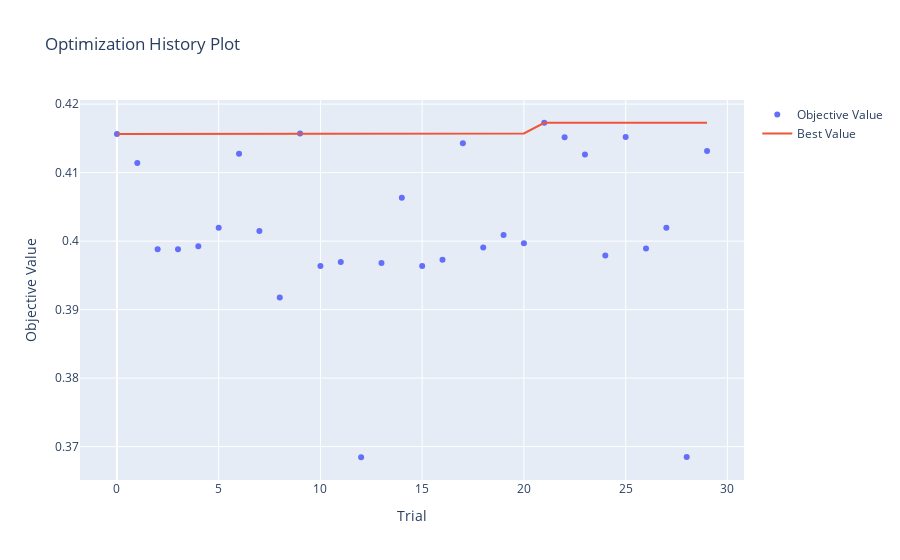

Source (notebook cell):
### Code cell
visualizations['optimization_history']

### Figure 1 — Plotly figure (JSON) as saved in the notebook; plotly's stock layout.template omitted (floating-point values rounded to 4 significant figures)
{"data": [{"mode": "markers", "name": "Objective Value", "type": "scatter", "x": [0, 1, 2, 3, 4, 5, 6, 7, 8, 9, 10, 11, 12, 13, 14, 15, 16, 17, 18, 19, 20, 21, 22, 23, 24, 25, 26, 27, 28, 29], "y": [0.4156, 0.4114, 0.3988, 0.3988, 0.3993, 0.402, 0.4128, 0.4015, 0.3918, 0.4157, 0.3964, 0.3969, 0.3684, 0.3968, 0.4063, 0.3964, 0.3973, 0.4143, 0.3991, 0.4009, 0.3997, 0.4173, 0.4152, 0.4127, 0.3979, 0.4152, 0.3989, 0.402, 0.3685, 0.4132]}, {"mode": "lines", "name": "Best Value", "type": "scatter", "x": [0, 1, 2, 3, 4, 5, 6, 7, 8, 9, 10, 11, 12, 13, 14, 15, 16, 17, 18, 19, 20, 21, 22, 23, 24, 25, 26, 27, 28, 29], "y": [0.4156, 0.4156, 0.4156, 0.4156, 0.4156, 0.4156, 0.4156, 0.4156, 0.4156, 0.4157, 0.4157, 0.4157, 0.4157, 0.4157, 0.4157, 0.4157, 0.4157, 0.4157, 0.4157, 0.4157, 0.4157, 0.4173, 0.4173, 0.4173, 0.4173, 0.4173, 0.4173, 0.4173, 0.4173, 0.4173]}, {"marker": {"color": "#cccccc"}, "mode": "markers", "name": "Infeasible Trial", "showlegend": false, "type": "scatter", "x": [], "y": []}], "layout": {"title": {"text": "Optimization History Plot"}, "xaxis": {"title": {"text": "Trial"}}, "yaxis": {"title": {"text": "Objective Value"}}}}
